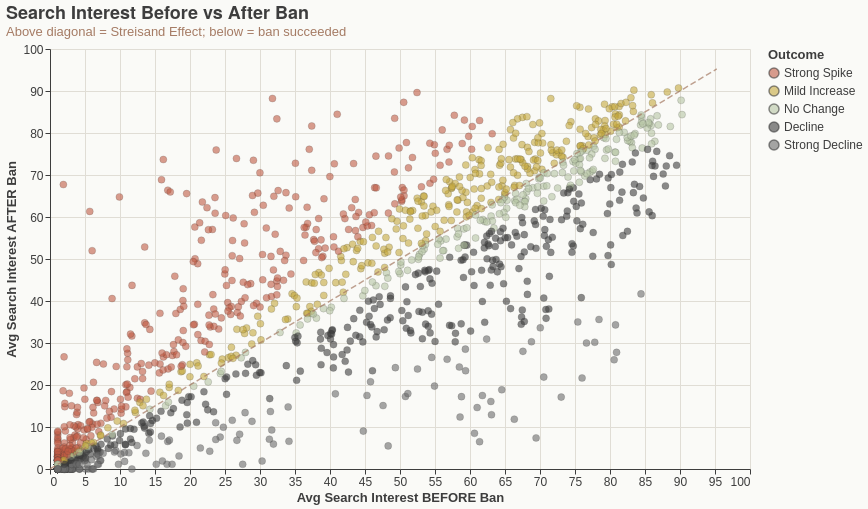

Write notebook code for a chart like this one.
### Markdown cell above
### Chart 7: Before vs After Scatter

### Code cell
sdf = gt[(gt["avg_search_before"] > 0) & (gt["avg_search_after"].notna())].copy()
sdf = sdf[sdf["streisand_category"].isin(
    ["Strong Spike", "Mild Increase", "No Change", "Decline", "Strong Decline"])]

scat_colors = {"Strong Spike": TERRACOTTA, "Mild Increase": GOLD, "No Change": SAGE,
               "Decline": CHARCOAL, "Strong Decline": "#6B6B6B"}

scatter = (
    alt.Chart(sdf).mark_circle(size=50, opacity=0.6, stroke=TEXT_COLOR, strokeWidth=0.3)
    .encode(
        x=alt.X("avg_search_before:Q", title="Avg Search Interest BEFORE Ban",
                 scale=alt.Scale(zero=True)),
        y=alt.Y("avg_search_after:Q", title="Avg Search Interest AFTER Ban",
                 scale=alt.Scale(zero=True)),
        color=alt.Color("streisand_category:N",
                         scale=alt.Scale(domain=list(scat_colors.keys()),
                                         range=list(scat_colors.values())),
                         legend=alt.Legend(title="Outcome")),
        tooltip=["book_title", "avg_search_before", "avg_search_after",
                  "spike_magnitude", "streisand_category"],
    )
    .properties(title={"text": "Search Interest Before vs After Ban",
                        "subtitle": "Above diagonal = Streisand Effect; below = ban succeeded"})
)
max_val = max(sdf["avg_search_before"].max(), sdf["avg_search_after"].max()) * 1.05
diag = alt.Chart(pd.DataFrame({"x": [0, max_val], "y": [0, max_val]})).mark_line(
    color=CLAY, strokeDash=[6, 3], strokeWidth=1.5, opacity=0.7).encode(x="x:Q", y="y:Q")

save_chart(scatter + diag, "07_before_after_scatter")

### Figure 1 — Vega-Lite specification as saved in the notebook (floating-point values rounded to 4 significant figures; data arrays with more than 128 entries replaced by an {"elided": "..."} marker saying what was removed)
{"config": {"background": "#FAFAF7", "title": {"fontSize": 18, "font": "Helvetica Neue, Arial, sans-serif", "color": "#3D3D3D", "anchor": "start", "subtitleFontSize": 13, "subtitleColor": "#A57B64"}, "axis": {"labelFontSize": 12, "titleFontSize": 13, "titleColor": "#3D3D3D", "labelColor": "#3D3D3D", "gridColor": "#E0DDD5", "domainColor": "#3D3D3D", "tickColor": "#3D3D3D"}, "legend": {"labelFontSize": 12, "titleFontSize": 13, "labelColor": "#3D3D3D", "titleColor": "#3D3D3D"}, "view": {"strokeWidth": 0}, "range": {"category": ["#BF5B45", "#C4A83D", "#3D3D3D", "#B5C4A3", "#A57B64"]}}, "layer": [{"data": {"name": "data-db00c86da6303a3c8e8270b3d1e7e406"}, "mark": {"type": "circle", "opacity": 0.6, "size": 50, "stroke": "#3D3D3D", "strokeWidth": 0.3}, "encoding": {"color": {"field": "streisand_category", "legend": {"title": "Outcome"}, "scale": {"domain": ["Strong Spike", "Mild Increase", "No Change", "Decline", "Strong Decline"], "range": ["#BF5B45", "#C4A83D", "#B5C4A3", "#3D3D3D", "#6B6B6B"]}, "type": "nominal"}, "tooltip": [{"field": "book_title", "type": "nominal"}, {"field": "avg_search_before", "type": "quantitative"}, {"field": "avg_search_after", "type": "quantitative"}, {"field": "spike_magnitude", "type": "quantitative"}, {"field": "streisand_category", "type": "nominal"}], "x": {"field": "avg_search_before", "scale": {"zero": true}, "title": "Avg Search Interest BEFORE Ban", "type": "quantitative"}, "y": {"field": "avg_search_after", "scale": {"zero": true}, "title": "Avg Search Interest AFTER Ban", "type": "quantitative"}}, "title": {"text": "Search Interest Before vs After Ban", "subtitle": "Above diagonal = Streisand Effect; below = ban succeeded"}}, {"data": {"name": "data-a72299678873d8880a22b23618406078"}, "mark": {"type": "line", "color": "#A57B64", "opacity": 0.7, "strokeDash": [6, 3], "strokeWidth": 1.5}, "encoding": {"x": {"field": "x", "type": "quantitative"}, "y": {"field": "y", "type": "quantitative"}}}], "height": 420, "width": 700, "$schema": "https://vega.github.io/schema/vega-lite/v5.8.0.json", "datasets": {"data-db00c86da6303a3c8e8270b3d1e7e406": {"elided": "1961 records"}, "data-a72299678873d8880a22b23618406078": [{"x": 0.0, "y": 0.0}, {"x": 95.26, "y": 95.26}]}}
